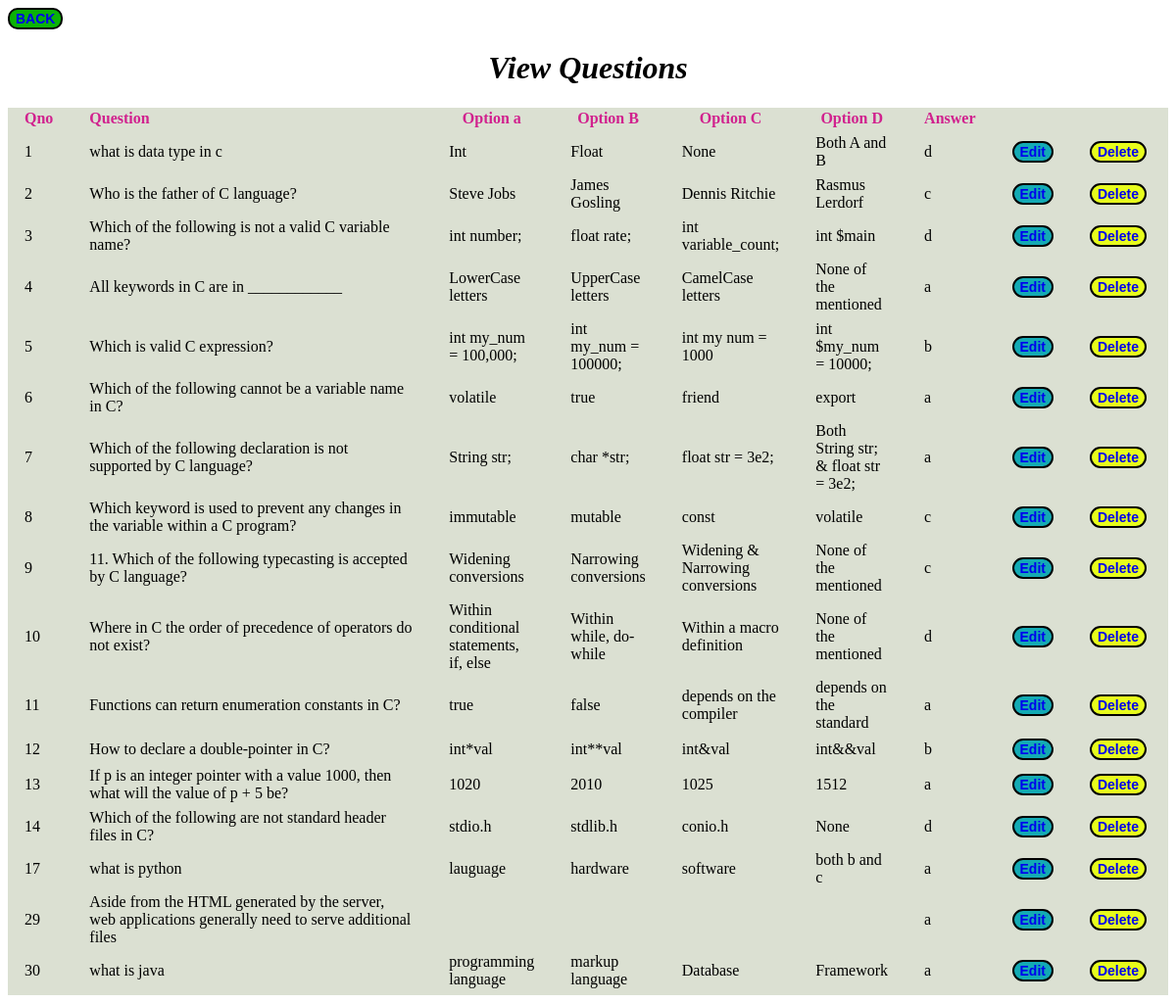
The page /OTS/viewQuestion/ on the database its author committed.
### OTS/models.py (models this page shows)
class Question(models.Model):
    qno = models.IntegerField(primary_key=True,auto_created=True)
    que = models.CharField(max_length=200)
    optiona = models.CharField(max_length=100)
    optionb = models.CharField(max_length=100)
    optionc = models.CharField(max_length=100)
    optiond = models.CharField(max_length=100)
    answer = models.CharField(max_length=1)

### OTS/views.py (the view)
# urls.py: path('viewQuestion/',viewQuestion),
def viewQuestion(request):
    question=Question.objects.all()
    res=render(request,'view_question.html',{'questions':question})
    return res

### templates/view_question.html (shortened to what this page needs)
<!DOCTYPE html>
<html lang="en">
<head>
    {% load static %}
    <link rel="stylesheet" type="text/css" href="{% static 'css/view.css' %}">
</head>
<body>
    <button id="back">
        <a href="http://localhost:8000/OTS/">BACK</a>
    </button>
    <h1>View Questions</h1>
    <table >
        <tr>
            <th>Qno</th>
            <th id="qu">Question</th>
            <th>Option a</th>
            <th>Option B</th>
            <th>Option C</th>
            <th>Option D</th>
            <th>Answer</th>
        </tr>
        {% for question in questions %}
        <tr>
            <td>{{question.qno}}</td>
            <td id="que">{{question.que}}</th>
            <td>{{question.optiona}}</td>
            <td>{{question.optionb}}</td>
            <td>{{question.optionc}}</td>
            <td>{{question.optiond}}</td>
            <td>{{question.answer}}</td>
            <td>
                <button id="Edit">
                    <a href="http://localhost:8000/OTS/editQuestion?qno={{question.qno}}">Edit</a>
                </button>
            </td>
            <td>
                <button id="delete">
                    <a href="http://localhost:8000/OTS/deleteQuestion?qno={{question.qno}}">Delete</a>
                </button>
            </td>
        </tr>
        {%endfor%}
    </table>
</body>
</html>

### static/css/view.css (style rules this page uses)
h1 { text-align: center; font-style: italic; }
th { color: rgb(209, 33, 142); padding: 0px 20px 5px 15px; }
#que { width: 500px; }
#qu { text-align: left; }
td { padding: 0px 20px 5px 15px; }
table { background-color: rgb(219, 224, 210); }
a { text-decoration: none; }
#delete { background-color: rgb(231, 253, 28); border: 2px; font-weight: bold; font-size: 14px; border: 2px solid; border-radius: 20px; }
#Edit { background-color: rgb(19, 170, 180); font-weight: bold; border: 2px; font-size: 14px; border: 2px solid; border-radius: 20px; }
#back { background-color: rgb(11, 179, 6); font-weight: bold; border: 2px; font-size: 14px; border: 2px solid; border-radius: 10px; }

### rows shown on the page
Question: qno "1", que "what is data type in c", optiona "Int", optionb "Float", optionc "None", optiond "Both A and B", answer "d"
Question: qno "2", que "Who is the father of C language?", optiona "Steve Jobs", optionb "James Gosling", optionc "Dennis Ritchie", optiond "Rasmus Lerdorf", answer "c"
Question: qno "3", que "Which of the following is not a valid C variable name?", optiona "int number;", optionb "float rate;", optionc "int variable_count;", optiond "int $main", answer "d"
Question: qno "4", que "All keywords in C are in ____________", optiona "LowerCase letters", optionb "UpperCase letters", optionc "CamelCase letters", optiond "None of the mentioned", answer "a"
Question: qno "5", que "Which is valid C expression?", optiona "int my_num = 100,000;", optionb "int my_num = 100000;", optionc "int my num = 1000", optiond "int $my_num = 10000;", answer "b"
Question: qno "6", que "Which of the following cannot be a variable name in C?", optiona "volatile", optionb "true", optionc "friend", optiond "export", answer "a"
Question: qno "7", que "Which of the following declaration is not supported by C language?", optiona "String str;", optionb "char *str;", optionc "float str = 3e2;", optiond "Both String str; & float str = 3e2;", answer "a"
Question: qno "8", que "Which keyword is used to prevent any changes in the variable within a C program?", optiona "immutable", optionb "mutable", optionc "const", optiond "volatile", answer "c"
Question: qno "9", que "11. Which of the following typecasting is accepted by C language?", optiona "Widening conversions", optionb "Narrowing conversions", optionc "Widening & Narrowing conversions", optiond "None of the mentioned", answer "c"
Question: qno "10", que "Where in C the order of precedence of operators do not exist?", optiona "Within conditional statements, if, else", optionb "Within while, do-while", optionc "Within a macro definition", optiond "None of the mentioned", answer "d"
Question: qno "11", que "Functions can return enumeration constants in C?", optiona "true", optionb "false", optionc "depends on the compiler", optiond "depends on the standard", answer "a"
Question: qno "12", que "How to declare a double-pointer in C?", optiona "int*val", optionb "int**val", optionc "int&val", optiond "int&&val", answer "b"
Question: qno "13", que "If p is an integer pointer with a value 1000, then what will the value of p + 5 be?", optiona "1020", optionb "2010", optionc "1025", optiond "1512", answer "a"
Question: qno "14", que "Which of the following are not standard header files in C?", optiona "stdio.h", optionb "stdlib.h", optionc "conio.h", optiond "None", answer "d"
Question: qno "17", que "what is python", optiona "lauguage", optionb "hardware", optionc "software", optiond "both b and c", answer "a"
Question: qno "29", que "Aside from the HTML generated by the server, web applications generally need to serve additional files", answer "a"
Question: qno "30", que "what is java", optiona "programming language", optionb "markup language", optionc "Database", optiond "Framework", answer "a"
